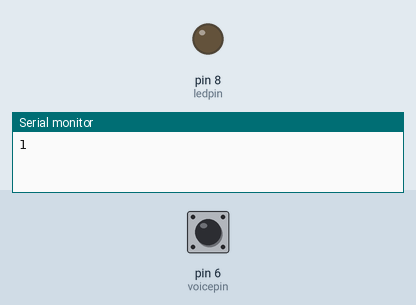
The sketch below on a simulated Arduino Uno, built with avr-gcc and run on an emulated ATmega328P. Parts: output pins drawn as LEDs (lit = HIGH), the last lines printed to the serial monitor. The test bench sets the inputs (shaded band); at power-on: pin 6 (voicepin) HIGH.

Above: at 0.1 s.
At 0.6 s:
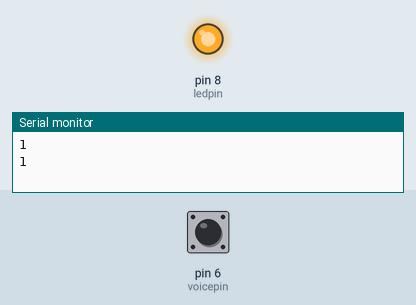
Timing chart, 0 to 2.1 s (numbered marks = the images above):
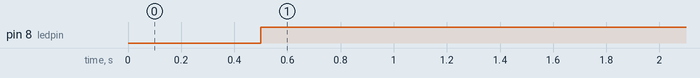

The sketch:

VoiceDetection.ino
```cpp
int val;
int ledpin=8;
int voicepin=6;
void setup()
{
  Serial.begin(9600);
  pinMode(voicepin,INPUT);
  pinMode(ledpin,OUTPUT);
}

void loop()
{
    val = digitalRead(voicepin);
    Serial.println(val);
    delay(500);
    digitalWrite(ledpin,HIGH);
    if (val == LOW) // no voice
    {
      digitalWrite(ledpin,LOW); // clear led
    } else {
      digitalWrite(ledpin,HIGH); // set led
    }
}
```

Measured:
- by itself, pin 8 (ledpin): LOW → HIGH at 0.50 s
